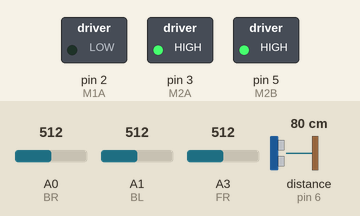
Recording of a sketch running on a simulated Arduino Uno, built with avr-gcc and run on an emulated ATmega328P. Parts: switched loads named in the sketch (green lamp = pin HIGH). Dashed ring = blinking. The inputs (shaded band) are chosen by the test bench; at power-on: distance to the obstacle (sensor on pin 6) 80 cm, A0 (BR) = 512, A1 (BL) = 512, A3 (FR) = 512. The echo pulse lasts 58.3 µs per cm; pins used as bus, display or sensor lines are not drawn.

Above: at 1.3 s.
1.4 s: distance to the obstacle (sensor on pin 6) set to 33 cm
4.5 s: distance to the obstacle (sensor on pin 6) set to 27 cm
At 5.7 s:
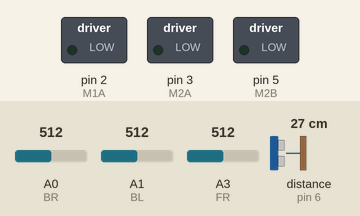
6.4 s: distance to the obstacle (sensor on pin 6) set to 35 cm
At 6.8 s:
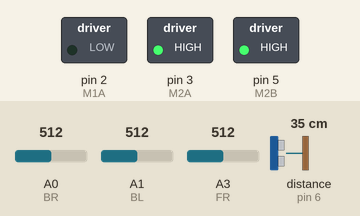
9.5 s: distance to the obstacle (sensor on pin 6) set to 2 cm
At 10.6 s:
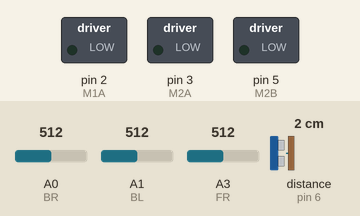
11.2 s: distance to the obstacle (sensor on pin 6) set to 250 cm
At 11.6 s:
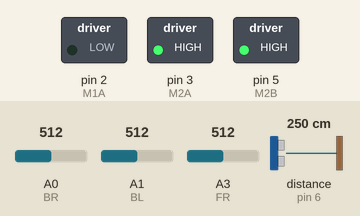
Timing chart, 0 to 15.3 s (numbered marks = the images above; inputs shaded):
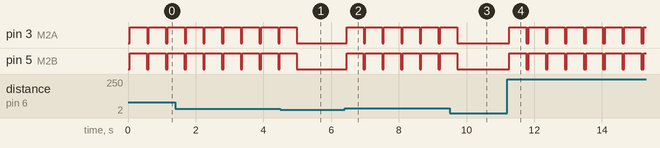

The sketch:

robo_sumo.ino
```cpp
#include <Ultrasonic.h> //https://github.com/ErickSimoes/Ultrasonic

// Motor
#define M1A 2
#define M2A 3
#define M1B 4
#define M2B 5

// Sensor de linha
#define BR A0
#define BL A1
#define FL A2
#define FR A3

// Ultrassom
#define trigger 7
#define echo 6

Ultrasonic ultrasonic(trigger, echo);
const int field_of_view = 30;

//==================================================================
class Sensor
{
  private:
    int base_value;
    int pin;
    int tolerance;
  public:
    Sensor(int pin, int tolerance)
    {
      this->base_value = analogRead(pin);
      this->pin = pin;
      this->tolerance = tolerance;
    }

    bool find_line()
    {
      int current_value = analogRead(pin);
      if (abs(base_value - current_value) >= tolerance)
      {
        return true;
      }
      else
      {
        return false;
      }
    }
};


void go_direction(char direcao);
void attack();
void look_for_enemy();

bool identify_enemy();

void debug_line_sensor();
void debug_ultrasonic_sensor();

//==================================================================
void setup()
{
  pinMode(M1A, OUTPUT);
  pinMode(M2A, OUTPUT);
  pinMode(M1B, OUTPUT);
  pinMode(M2B, OUTPUT);

  pinMode(BR, INPUT);
  pinMode(BL, INPUT);
  pinMode(FR, INPUT);
  pinMode(FL, INPUT);

  Serial.begin(9600);
}

Sensor BRS(BR, 50);
Sensor BLS(BL, 50);
Sensor FRS(FR, 50);
Sensor FLS(FL, 50);

//==================================================================
void loop()
{
  if (identify_enemy())
  {
    attack();
  }
  else
  {
    look_for_enemy();
  }

  //debug_line_sensor();
  //debug_ultrasonic_sensor();
}

//==================================================================
bool identify_enemy()
{
  if (ultrasonic.read(CM) <= field_of_view)
  {
    return true;
  }
  else
  {
    return false;
  }
}

//==================================================================
void attack()
{
  if (!FRS.find_line() and !FLS.find_line())
  {
    go_direction('f');
  }
  else
  {
    go_direction('p');
  }
}

//==================================================================
bool left_turn = false;
bool right_turn = false;
unsigned int turn_time = 0;
void look_for_enemy()
{
  if (!BRS.find_line() and !FLS.find_line() and !left_turn)
  {
    go_direction('l');
  }
  else if (!left_turn)
  {
    go_direction('p');
    left_turn = true;
    turn_time = millis();
  }

  if (!BLS.find_line() and !FRS.find_line() and left_turn and !right_turn)
  {
    go_direction('r');
  }
  else if (!right_turn)
  {
    go_direction('p');
    right_turn = true;

  }

  if (left_turn and right_turn)
  {
    go_direction('l');
    delay((millis() - turn_time));
    go_direction('p');
    delay(50);
    go_direction('f');
    delay(500);
    go_direction('p');
    left_turn = false;
    right_turn = false;
  }
}

//==================================================================
void go_direction(char direcao)
{
  if (direcao == 'f')
  {
    digitalWrite(M1A, 0);
    digitalWrite(M2A, 1);

    digitalWrite(M1B, 0);
    digitalWrite(M2B, 1);
  }
  else if (direcao == 'b')
  {
    digitalWrite(M1A, 1);
    digitalWrite(M2A, 0);

    digitalWrite(M1B, 1);
    digitalWrite(M2B, 0);
  }
  else if (direcao == 'r')
  {
    digitalWrite(M1A, 1);
    digitalWrite(M2A, 0);

    digitalWrite(M1B, 0);
    digitalWrite(M2B, 1);
  }
  else if (direcao == 'l')
  {
    digitalWrite(M1A, 0);
    digitalWrite(M2A, 1);

    digitalWrite(M1B, 1);
    digitalWrite(M2B, 0);
  }
  else if (direcao == 'p')
  {
    digitalWrite(M1A, 0);
    digitalWrite(M2A, 0);

    digitalWrite(M1B, 0);
    digitalWrite(M2B, 0);
  }
}

//==================================================================
void debug_line_sensor()
{
  Serial.print("BR: ");
  Serial.print(analogRead(BR));
  Serial.print("  BL: ");
  Serial.print(analogRead(BL));
  Serial.print("  FR: ");
  Serial.print(analogRead(FR));
  Serial.print("  FL: ");
  Serial.println(analogRead(FL));
  delay(500);
}

//==================================================================
void debug_ultrasonic_sensor()
{
  Serial.print("Distância(CM): ");
  Serial.print(ultrasonic.read(CM));
  Serial.print(" cm  ");
  Serial.print("Identified enemy: ");
  Serial.println(identify_enemy());
  delay(500);
}
```

Measured:
- the behaviour switches between 31 and 30 cm on distance to the obstacle (sensor on pin 6) (found by bisection; images 0 and 1)
- after the input at 4.5 s, pin 3 (M2A), pin 5 (M2B): goes on until 5.0 s, then stays LOW
- after the input at 6.4 s, pin 3 (M2A), pin 5 (M2B): alternates HIGH for 0.50 s and LOW for 0.05 s, starting after 0.05 s
- after the input at 9.5 s, pin 3 (M2A), pin 5 (M2B): goes on until 9.7 s, then stays LOW
- after the input at 11.2 s, pin 3 (M2A), pin 5 (M2B): alternates HIGH for 0.50 s and LOW for 0.07 s, starting after 0.07 s
- by itself, pin 3 (M2A), pin 5 (M2B): alternates HIGH for 0.50 s and LOW for 0.05 s
